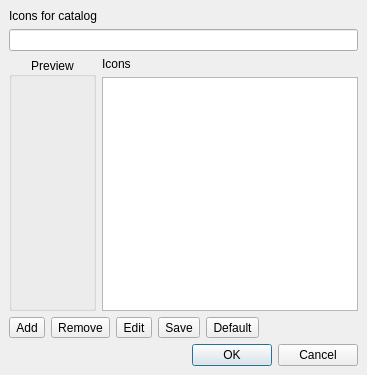
<ui version="4.0" >
 <class>IconManageDialog</class>
 <widget class="QDialog" name="IconManageDialog" >
  <property name="geometry" >
   <rect>
    <x>0</x>
    <y>0</y>
    <width>367</width>
    <height>375</height>
   </rect>
  </property>
  <property name="windowTitle" >
   <string>Icon Manager</string>
  </property>
  <layout class="QVBoxLayout" >
   <property name="margin" >
    <number>9</number>
   </property>
   <property name="spacing" >
    <number>6</number>
   </property>
   <item>
    <layout class="QVBoxLayout" >
     <property name="margin" >
      <number>0</number>
     </property>
     <property name="spacing" >
      <number>6</number>
     </property>
     <item>
      <widget class="QLabel" name="label_2" >
       <property name="text" >
        <string>Icons for catalog</string>
       </property>
      </widget>
     </item>
     <item>
      <widget class="QLineEdit" name="catalogLineEdit" />
     </item>
    </layout>
   </item>
   <item>
    <layout class="QHBoxLayout" >
     <property name="margin" >
      <number>0</number>
     </property>
     <property name="spacing" >
      <number>6</number>
     </property>
     <item>
      <layout class="QVBoxLayout" >
       <property name="margin" >
        <number>0</number>
       </property>
       <property name="spacing" >
        <number>6</number>
       </property>
       <item>
        <widget class="QGroupBox" name="groupBox" >
         <property name="sizePolicy" >
          <sizepolicy>
           <hsizetype>3</hsizetype>
           <vsizetype>5</vsizetype>
           <horstretch>0</horstretch>
           <verstretch>0</verstretch>
          </sizepolicy>
         </property>
         <property name="title" >
          <string> Preview </string>
         </property>
         <property name="alignment" >
          <set>Qt::AlignCenter</set>
         </property>
         <layout class="QVBoxLayout" >
          <property name="margin" >
           <number>9</number>
          </property>
          <property name="spacing" >
           <number>6</number>
          </property>
          <item>
           <widget class="QLabel" name="previewLabel" >
            <property name="text" >
             <string/>
            </property>
            <property name="alignment" >
             <set>Qt::AlignCenter</set>
            </property>
           </widget>
          </item>
         </layout>
        </widget>
       </item>
      </layout>
     </item>
     <item>
      <layout class="QVBoxLayout" >
       <property name="margin" >
        <number>0</number>
       </property>
       <property name="spacing" >
        <number>6</number>
       </property>
       <item>
        <widget class="QLabel" name="label" >
         <property name="text" >
          <string>Icons</string>
         </property>
        </widget>
       </item>
       <item>
        <widget class="QListWidget" name="iconsListWidget" />
       </item>
      </layout>
     </item>
    </layout>
   </item>
   <item>
    <layout class="QHBoxLayout" >
     <property name="margin" >
      <number>0</number>
     </property>
     <property name="spacing" >
      <number>6</number>
     </property>
     <item>
      <widget class="QToolButton" name="addToolButton" >
       <property name="text" >
        <string>Add</string>
       </property>
      </widget>
     </item>
     <item>
      <widget class="QToolButton" name="removeToolButton" >
       <property name="text" >
        <string>Remove</string>
       </property>
      </widget>
     </item>
     <item>
      <widget class="QToolButton" name="updateToolButton" >
       <property name="text" >
        <string>Edit</string>
       </property>
      </widget>
     </item>
     <item>
      <widget class="QToolButton" name="saveToolButton" >
       <property name="text" >
        <string>Save</string>
       </property>
      </widget>
     </item>
     <item>
      <widget class="QToolButton" name="defaultToolButton" >
       <property name="text" >
        <string>Default</string>
       </property>
      </widget>
     </item>
     <item>
      <spacer>
       <property name="orientation" >
        <enum>Qt::Horizontal</enum>
       </property>
       <property name="sizeHint" >
        <size>
         <width>81</width>
         <height>16</height>
        </size>
       </property>
      </spacer>
     </item>
    </layout>
   </item>
   <item>
    <widget class="QDialogButtonBox" name="buttonBox" >
     <property name="orientation" >
      <enum>Qt::Horizontal</enum>
     </property>
     <property name="standardButtons" >
      <set>QDialogButtonBox::Cancel|QDialogButtonBox::NoButton|QDialogButtonBox::Ok</set>
     </property>
    </widget>
   </item>
  </layout>
 </widget>
 <resources/>
 <connections>
  <connection>
   <sender>buttonBox</sender>
   <signal>accepted()</signal>
   <receiver>IconManageDialog</receiver>
   <slot>accept()</slot>
   <hints>
    <hint type="sourcelabel" >
     <x>248</x>
     <y>254</y>
    </hint>
    <hint type="destinationlabel" >
     <x>157</x>
     <y>274</y>
    </hint>
   </hints>
  </connection>
  <connection>
   <sender>buttonBox</sender>
   <signal>rejected()</signal>
   <receiver>IconManageDialog</receiver>
   <slot>reject()</slot>
   <hints>
    <hint type="sourcelabel" >
     <x>316</x>
     <y>260</y>
    </hint>
    <hint type="destinationlabel" >
     <x>286</x>
     <y>274</y>
    </hint>
   </hints>
  </connection>
 </connections>
</ui>
